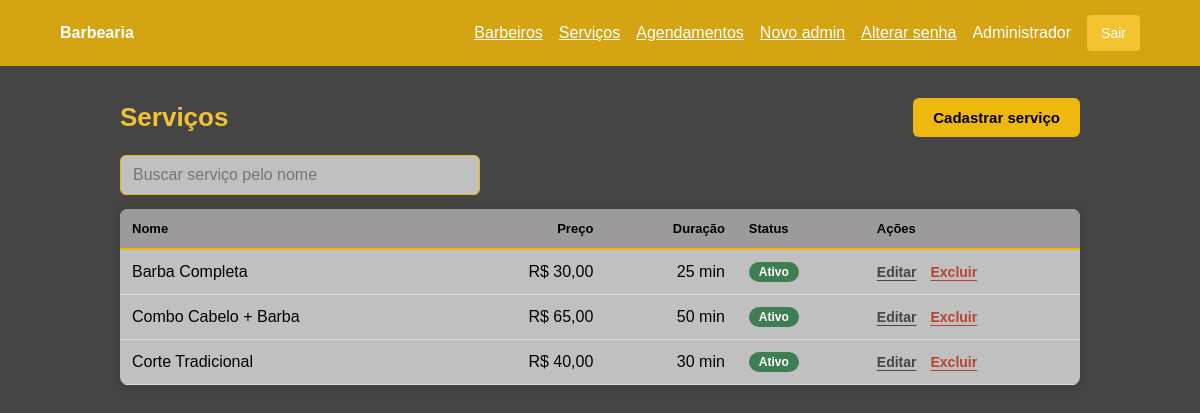
Page /index.php?r=servicos (signed in) on the committed database.
### tables this page shows
CREATE TABLE servicos (
  id BIGINT UNSIGNED AUTO_INCREMENT PRIMARY KEY,
  nome VARCHAR(120) NOT NULL,
  preco DECIMAL(10,2) NOT NULL DEFAULT 0.00,
  duracao INT UNSIGNED NOT NULL DEFAULT 30,
  status TINYINT(1) NOT NULL DEFAULT 1,
  criado_em DATETIME NOT NULL DEFAULT CURRENT_TIMESTAMP,
  atualizado_em DATETIME NOT NULL DEFAULT CURRENT_TIMESTAMP ON UPDATE CURRENT_TIMESTAMP
);

### app/Core/view.php (called while the page is built, shortened)
<?php
function view(string $name, array $data = []): void
{
    extract($data, EXTR_SKIP);
    require __DIR__ . '/../Views/' . $name . '.php';
}

### app/Controllers/ServicoController.php (called while the page is built, shortened)
<?php
final class ServicoController
{
    public function index(): void
    {
        view('servicos/index', ['servicos' => $this->servicos->All()]);
    }
}

### app/Core/helpers.php (called while the page is built, shortened)
<?php
function url(string $route = ''): string
{
    return 'index.php?r=' . rawurlencode($route);
}
function e(?string $value): string
{
    return htmlspecialchars((string)$value, ENT_QUOTES, 'UTF-8');
}

### app/Models/Servicos.php (called while the page is built, shortened)
<?php
final class Servicos
{
    public function all(): array
    {
        return $this->db->query('SELECT * FROM servicos ORDER BY nome')->fetchAll();
    }
}

### app/Views/servicos/index.php (the view, shortened to what this page needs)
<?php require __DIR__ . '/../layout/header.php'; ?>
<div class="cabecalho-pagina">
    <h1>Serviços</h1>
    <a class="btn-cta" href="<?= url('servicos/novo') ?>">Cadastrar serviço</a>
</div>
<?php if ($servicos): ?>
    <div class="busca">
        <input id="busca-servicos" type="search" placeholder="Buscar serviço pelo nome"
               data-filtro="#tabela-servicos" autocomplete="off">
    </div>
<?php endif; ?>
<div class="tabela-wrap">
    <table class="tabela" id="tabela-servicos">
        <thead>
        <tr>
            <th>Nome</th>
            <th class="num">Preço</th>
            <th class="num">Duração</th>
            <th>Status</th>
            <th>Ações</th>
        </tr>
        </thead>
        <tbody>
        <?php foreach ($servicos as $servico): ?>
            <tr data-linha>
                <td><?= e($servico->nome) ?></td>
                <td class="num">R$ <?= number_format((float)$servico->preco, 2, ',', '.') ?></td>
                <td class="num"><?= (int)$servico->duracao ?> min</td>
                <td>
                    <span class="selo <?= $servico->status ? 'selo-ativo' : 'selo-inativo' ?>"><?= $servico->status ? 'Ativo' : 'Inativo' ?></span>
                </td>
                <td>
                    <div class="acoes">
                        <a class="acao" href="<?= url('servicos/' . $servico->id . '/editar') ?>">Editar</a>
                        <form class="inline" method="post" action="<?= url('servicos/' . $servico->id . '/excluir') ?>"
                              data-confirmar="Remover o serviço <?= e($servico->nome) ?>? Essa ação não pode ser desfeita.">
                            <button type="submit" class="acao perigo">Excluir</button>
                        </form>
                    </div>
                </td>
            </tr>
        <?php endforeach; ?>
        </tbody>
    </table>
</div>
<?php require __DIR__ . '/../layout/footer.php'; ?>

### assets/style.css (style rules this page uses)
* { box-sizing: border-box }
:root { --cinza: #9c9a9a; --cinza-claro: #C0C0C0; --cinza-escuro: #454546; --dourado: #d4a413; --amarelo: #efb810; --amarelo-claro: #f3c332; --preto: #000000; --erro: #b6432f; }
body { margin: 0; background: var(--cinza-escuro); font: 16px Arial, sans-serif; color: var(--preto); }
nav form, .inline { display: inline }
input, select, textarea { display: block; width: 100%; margin-top: 6px; padding: 10px; border: 1px solid #aaa; border-radius: 4px; font: inherit; background: #fff; color: var(--preto); }
button, .button { background: var(--amarelo-claro); color: var(--preto); border: 0; border-radius: 4px; padding: 10px 14px; cursor: pointer; text-decoration: none; font-size: 14px }
table { width: 100%; background: var(--cinza-claro); border-collapse: collapse; color: var(--preto); box-shadow: 0 2px 8px #0001 }
th, td { padding: 12px; text-align: left; border-bottom: 1px solid #ddd }
:root { --erro: #b6432f; --ok: #3f7d53; }
.btn-cta, .btn-secundario, .btn-perigo { display: inline-block; padding: 11px 20px; border-radius: 6px; font-size: 15px; font-weight: 700; text-decoration: none; cursor: pointer; transition: background-color .15s ease, transform .1s ease; }
.btn-cta { background: var(--amarelo); color: var(--preto); border: 0; }
.cabecalho-pagina { display: flex; flex-wrap: wrap; justify-content: space-between; align-items: center; gap: 14px; margin-bottom: 18px; }
.cabecalho-pagina h1 { margin: 0; font-size: 26px; color: var(--amarelo-claro); }
.busca { margin-bottom: 14px; }
.busca input { width: 100%; max-width: 360px; margin: 0; padding: 10px 12px; border: 1px solid var(--amarelo); border-radius: 6px; background: var(--cinza-claro); color: var(--preto); }
.tabela-wrap { overflow-x: auto; border-radius: 8px; background: var(--cinza-claro); box-shadow: 0 2px 8px rgba(0, 0, 0, .15); }
.tabela { background: transparent; box-shadow: none; }
.tabela th { background: var(--cinza); color: var(--preto); font-size: 13px; border-bottom: 2px solid var(--amarelo); white-space: nowrap; }
.tabela tbody tr { transition: background-color .15s ease; }
.selo { display: inline-block; padding: 3px 10px; border-radius: 999px; font-size: 12px; font-weight: 700; }
.selo-ativo { background: var(--ok); color: #fff; }
.acoes { display: flex; align-items: center; gap: 14px; white-space: nowrap; }
.acao { background: none; border: 0; padding: 0; font-size: 14px; font-weight: 600; color: var(--cinza-escuro); text-decoration: underline; text-underline-offset: 3px; cursor: pointer; }
.acao.perigo { color: var(--erro); }
.tabela .num { text-align: right; font-variant-numeric: tabular-nums; }

### rows in the picture
servicos: nome "Barba Completa", preco "30,00", duracao "25", status "Ativo"
servicos: nome "Combo Cabelo + Barba", preco "65,00", duracao "50", status "Ativo"
servicos: nome "Corte Tradicional", preco "40,00", duracao "30", status "Ativo"

### other values in the picture
$config['app_name'] "Barbearia"
Auth::user()['nome'] "Administrador"
